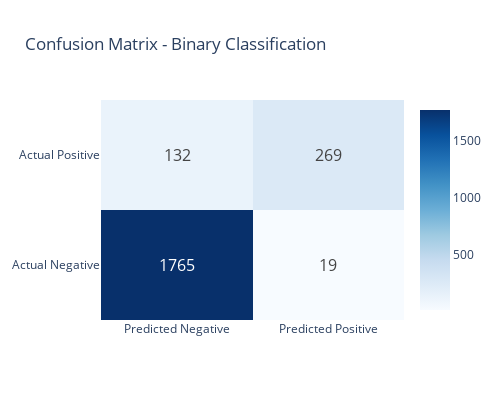

Notebook source saved alongside this figure:
### Markdown cell above
## Visualiser les résultats de la classification binaire

### Code cell
# Plot confusion matrix
fig = go.Figure(data=go.Heatmap(
    z=binary_results['confusion_matrix'],
    x=['Predicted Negative', 'Predicted Positive'],
    y=['Actual Negative', 'Actual Positive'],
    text=binary_results['confusion_matrix'],
    texttemplate="%{text}",
    textfont={"size": 16},
    colorscale='Blues'
))

fig.update_layout(
    title='Confusion Matrix - Binary Classification',
    height=400,
    width=500
)

fig.show()

### Figure 1 — Plotly figure (JSON) as saved in the notebook; plotly's stock layout.template omitted (floating-point values rounded to 4 significant figures)
{"data": [{"colorscale": [[0, "rgb(247,251,255)"], [0.125, "rgb(222,235,247)"], [0.25, "rgb(198,219,239)"], [0.375, "rgb(158,202,225)"], [0.5, "rgb(107,174,214)"], [0.625, "rgb(66,146,198)"], [0.75, "rgb(33,113,181)"], [0.875, "rgb(8,81,156)"], [1, "rgb(8,48,107)"]], "text": [[1765, 19], [132, 269]], "textfont": {"size": 16}, "texttemplate": "%{text}", "type": "heatmap", "x": ["Predicted Negative", "Predicted Positive"], "y": ["Actual Negative", "Actual Positive"], "z": [[1765, 19], [132, 269]]}], "layout": {"height": 400, "title": {"text": "Confusion Matrix - Binary Classification"}, "width": 500}}
